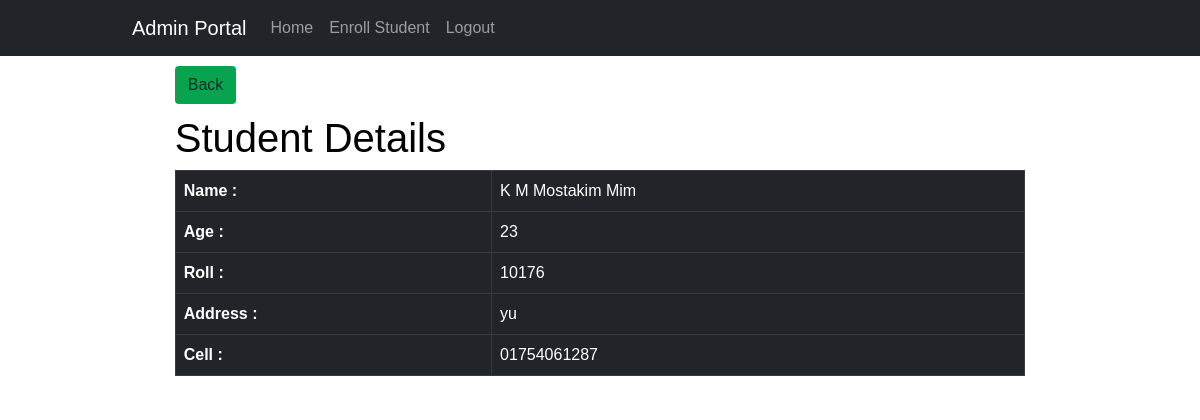
/view.php?id=0 (signed in), run on the app's committed database.
### tables this page shows
CREATE TABLE `students` (
  `id` int(100) NOT NULL,
  `name` varchar(100) NOT NULL,
  `age` int(10) NOT NULL,
  `roll` int(100) NOT NULL,
  `address` varchar(200) NOT NULL,
  `cell` varchar(20) NOT NULL
);

### view.php (the view, shortened to what this page needs)
<?php
    $id = $_GET['id'];
    $conn = mysqli_connect('localhost', 'root', '', 'student_info');
    $sql = "SELECT * FROM students WHERE id = $id";
    $result = mysqli_query($conn, $sql);
    $std = mysqli_fetch_assoc($result);
?>
<?php include ("./include/header.php") ?>
    <div class="container">
           <div class="row">
                <div class="col-md-12">
                <a href="index.php" class="btn ans">Back</a>
                <h1 class="sbi">Student Details</h1>
                    <table class="table table-bordered table-dark">
                        <tr>
                            <th>Name : </th>
                            <td><?php echo $std['name'] ?></td>
                        </tr>
                        <tr>
                            <th>Age : </th>
                            <td><?php echo $std['age'] ?></td>
                        </tr>
                        <tr>
                            <th>Roll : </th>
                            <td><?php echo $std['roll'] ?></td>
                        </tr>
                        <tr>
                            <th>Address : </th>
                            <td><?php echo $std['address'] ?></td>
                        </tr>
                        <tr>
                            <th>Cell : </th>
                            <td><?php echo $std['cell'] ?></td>
                        </tr>
                    </table>
                </div>
           </div>
    </div>
    <?php include ("./include/footer.php") ?>

### style.css (style rules this page uses)
body { color: #E3E6E3; font-family: Georgia, sans-serif; font-size: 16px; line-height: 1.5em; margin: 0; }
.container { margin: 0 auto; max-width: 960px; width: 96%; }
.sbi { color: black; }
.ans { background-color: #08A34F; margin: 10px 0; }

### data on the page
students: name "K M Mostakim Mim", age "23", roll "10176", address "yu", cell "01754061287"
